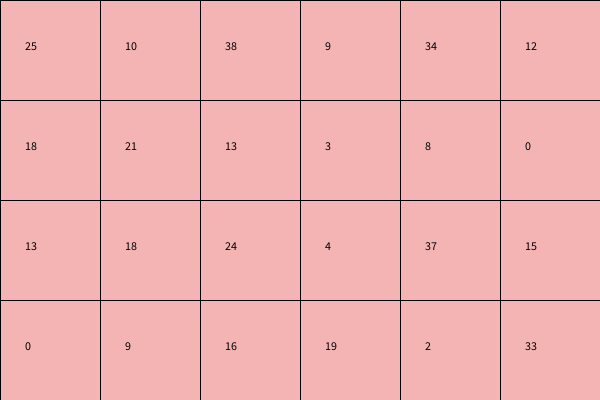
Frame 1 (no input)
Frame 60 (the mouse pressed at the canvas centre just before this capture): identical to frame 1, image omitted
Frame 120 (the mouse held since frame 60 and released just before this capture): identical to frame 1, image omitted

The Processing sketch that drew this single still picture (run headless with seeded random() and noise(); from frame 60 on, the mouse is pressed at the canvas centre):

// Processing sketch: week11_2
// ── week11_2.pde
void setup(){
  size(600,400);
  for(int i=0;i<4;i++){
    for(int j=0;j<6;j++){
      value[i][j]=int(random(40));
    }
  }
}
int [][]value =new int[4][6];
void draw(){
  background(255);
  for(int i=0;i<4;i++){
    for(int j=0;j<6;j++){
      fill(#F5B4B4);rect(j*100,i*100,100,100);
      fill(0);text(value[i][j],j*100+25,i*100+50); 
    }
  }
}
